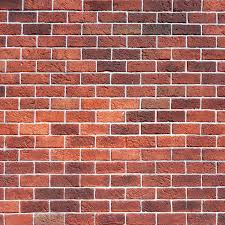
//> input picture computer-vision-basics/gradients-sobel/brick-wall.jpg, 225 x 225 px
$ ./gradients-sobel brick-wall.jpg   (built with g++ and OpenCV 4)
//> lines starting //> are read from the running program, lines starting //| are printed output that depends on the picture
#include <cstdio>
#include "opencv2/opencv.hpp"

using namespace cv;

int main(int argc, char** argv) {
    // Define the arguments
    const String keys =
        "{ help   | | Print this message }"
        "{ @input | | Path to the image  }";

    // Construct the command line parser and parse the arguments
    CommandLineParser parser(argc, argv, keys);
    parser.about("Apply the Sobel operator");

    if (parser.has("help")) {
        parser.printMessage();
        printf("Example:\n");
        printf("gradients-sobel brick-wall.jpg\n");
        return 0;
    }

    String input_path = parser.get<String>(0);

    if (!parser.check()) {
        parser.printErrors();
        return -1;
    }

    // Load the image
    Mat img = imread(input_path);
//> img is the input picture: 225 rows x 225 cols, CV_8UC3; mean B, G, R 98.2, 107.3, 168.8
    if (img.empty()) {
        printf("ERR: Cannot load the image\n");
        return -1;
    }
    imshow("Original", img);
    waitKey();

    // Convert the input image to grayscale
    Mat gray;
    cvtColor(img, gray, COLOR_BGR2GRAY);
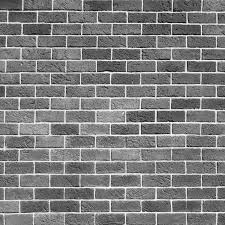
//> gray: 225 rows x 225 cols, CV_8UC1; min 2, max 255, mean 124.6

    // Compute the gradients along the X and Y axis, respectively
    // Apply the Sobel operator
    Mat gX;
    Mat gY;
    Sobel(gray, gX, CV_64F, 1, 0);
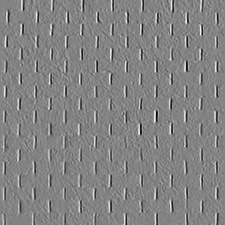
//> gX: 225 rows x 225 cols, CV_64FC1; min -724, max 682, mean -0.1; drawn with min black and max white
    Sobel(gray, gY, CV_64F, 0, 1);
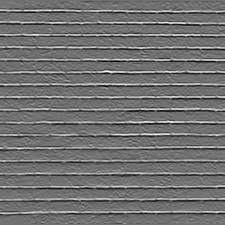
//> gY: 225 rows x 225 cols, CV_64FC1; min -727, max 916, mean 0.3; drawn with min black and max white

    // For visualization:
    // Convert the gradients to the unsigned 8-bit integer representation
    convertScaleAbs(gX, gX);
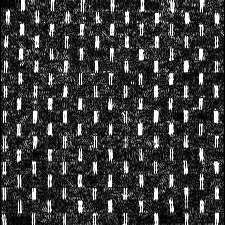
//> gX: 225 rows x 225 cols, CV_8UC1; min 0, max 255, mean 58.7
    convertScaleAbs(gY, gY);
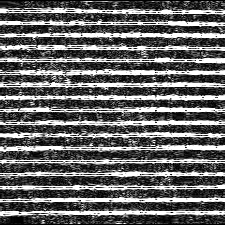
//> gY: 225 rows x 225 cols, CV_8UC1; min 0, max 255, mean 99.8

    // Combine gX and gY to an image
    Mat sobelCombined;
    addWeighted(gX, 0.5, gY, 0.5, 0.0, sobelCombined);
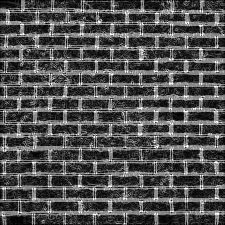
//> sobelCombined: 225 rows x 225 cols, CV_8UC1; min 0, max 255, mean 79.3

    // Show output images
    imshow("Sobel X", gX);
    imshow("Sobel Y", gY);
    imshow("Sobel Combined", sobelCombined);
    waitKey();

    return 0;
}
